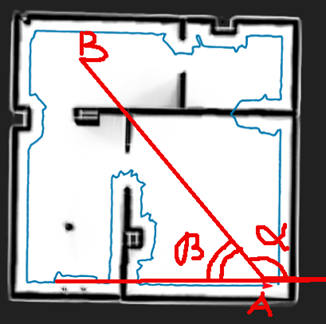
#> input picture pics/path.png, 326 x 324 px; its folder holds only this picture in this run
$ python -i robot.py   (imports and definitions only)
#> lines starting #> are read from the running program, lines starting #| are printed output that depends on the picture
import vrep
import sys
import math
import time
import numpy as np
import matplotlib.pyplot as plt
import cv2
import array
from PIL import Image
import imutils


class Robot():
    """
    Robot class
    Consts:
        propConst - proportional constant in PID
        integralConst - integral constant in PID
        diffConst - diff const in PID
        integralMaxVal, integralMinVal - lower and upper bounds of integral module
        integralSum - inital integral sum
        prevDist - previous distance to PID
        leftWeelSpeed, rightWeelSpeed - std speed
        reqDist - required dist
        frontAdd - smoothing const of front detector
        lowerGreen, upperGreen - bounds of color detection
    """
    propConst = 10.1
    integralConst = 1.5
    diffConst = 0.5

    integralMaxVal = 0.2
    integralMinVal = -0.2
    integralSum = 0.0
    prevDist = -1

    leftWeelSpeed = 1
    rightWeelSpeed = 1
    maxSpeed = 1.5
    minSpeed = -1.5

    reqDist = 0.55
    frontAdd = -0.15

    lowerGreen = np.array([0, 180, 0], dtype=np.uint8)
    upperGreen = np.array([50, 255, 56], dtype=np.uint8)

    def __init__(self):
        """
        Constructor
        Connection to V-REP and parms init
        """
        vrep.simxFinish(-1)
        self.clientID = vrep.simxStart('127.0.0.1', 19997, True, True, 5000, 5)
        if self.clientID == -1:
            print('Connection not successful')
            sys.exit('Could not connect')
        else:
            print("Connected to remote server")

        vrep.simxStartSimulation(self.clientID, vrep.simx_opmode_streaming)

        # getting handlers of V-REP obj
        errorCode, self.sensorFr = vrep.simxGetObjectHandle(self.clientID, 'Prox1', vrep.simx_opmode_oneshot_wait)
        self.erCheck(errorCode, 'Prox1')
        errorCode, self.sensor = vrep.simxGetObjectHandle(self.clientID, 'Prox2', vrep.simx_opmode_oneshot_wait)
        self.erCheck(errorCode, 'Prox2')

        errorCode, self.leftMotor = vrep.simxGetObjectHandle(self.clientID, 'Pioneer_p3dx_leftMotor', vrep.simx_opmode_oneshot_wait)
        self.erCheck(errorCode, 'leftMotor')
        errorCode, self.rightMotor = vrep.simxGetObjectHandle(self.clientID, 'Pioneer_p3dx_rightMotor', vrep.simx_opmode_oneshot_wait)
        self.erCheck(errorCode, 'rightMotor')
        errorCode, self.visSensor = vrep.simxGetObjectHandle(self.clientID, 'Vision_sensor', vrep.simx_opmode_oneshot_wait)
        self.erCheck(errorCode, 'visSensor')

    # [122 lines left out: functions addLeftSpeed, addRightSpeed, calulate, erCheck, calcVertByCont, isSq and 3 more, not called in this run]


# [3 lines not run here, left out]

>>> import cv2
>>> picture = cv2.imread('../../pics/path.png', cv2.IMREAD_GRAYSCALE)
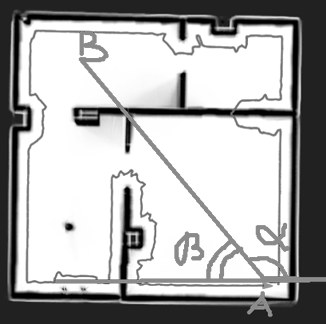
#> picture: shape (324, 326); min 0, max 255, mean 172.7
#> (the run stopped early here; a loop or call above may not have finished)
